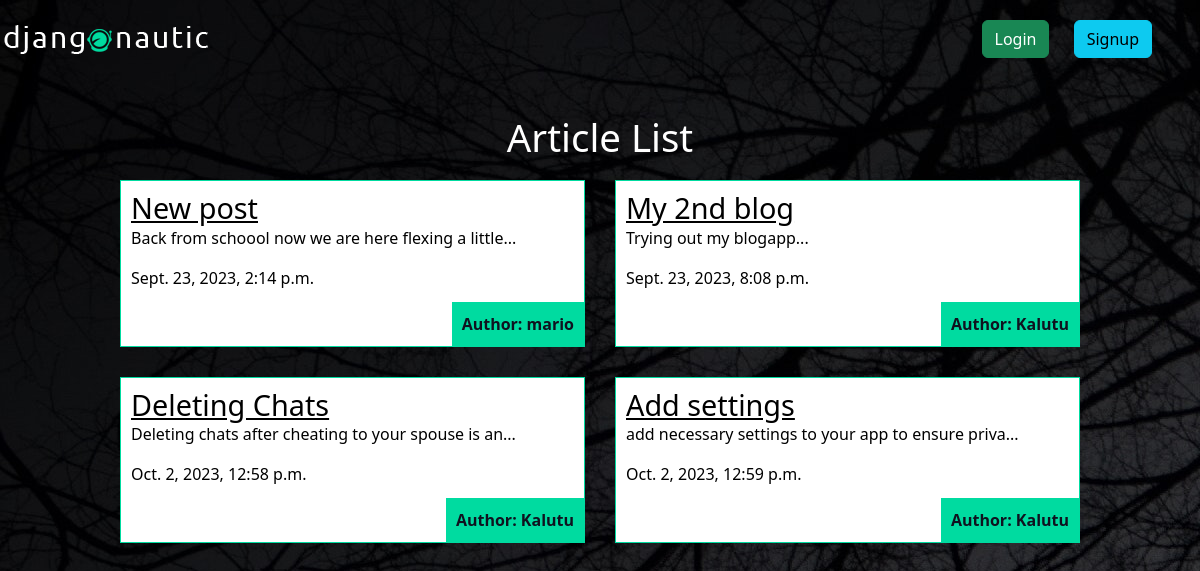
Before: / with the older database file.
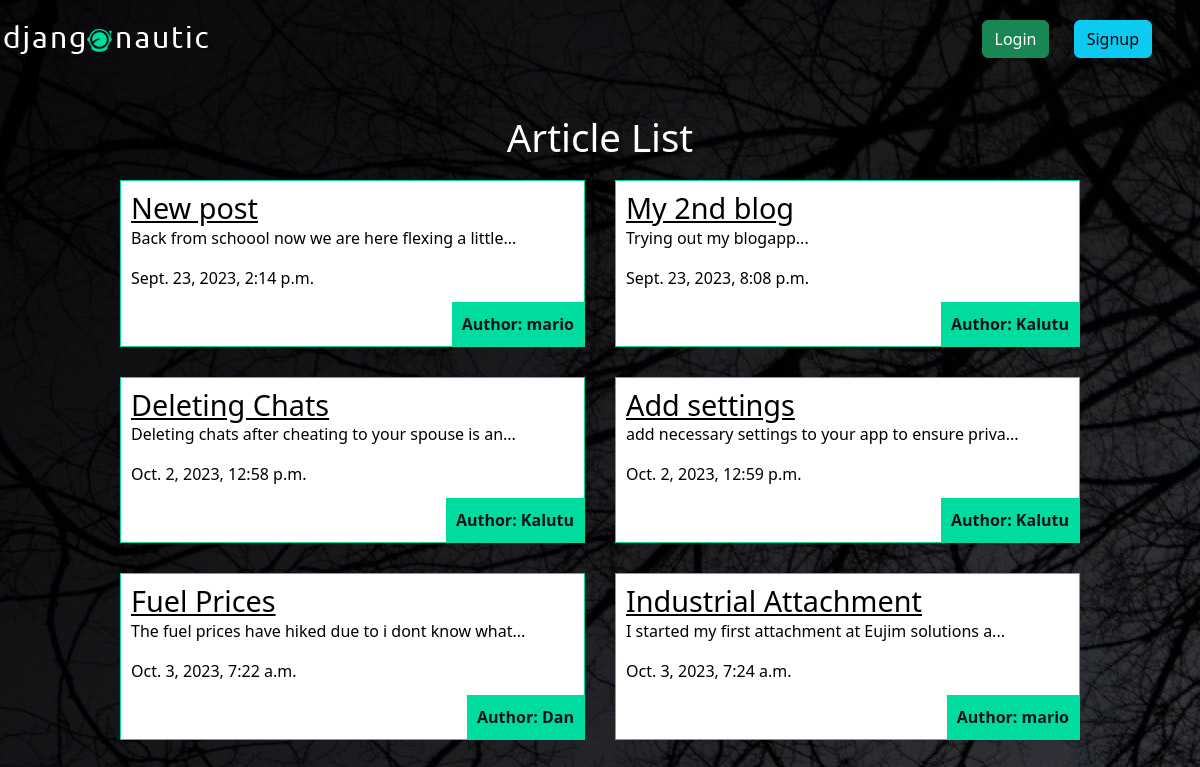
After: the same page with the newer database file.
### articles/models.py (models this page shows, shortened)
class Article(models.Model):
    title = models.CharField(max_length=100)
    slug = models.SlugField()
    body = models.TextField()
    date = models.DateTimeField(auto_now_add=True)
    thumb = models.ImageField(default="default.png", blank=True)
    author = models.ForeignKey(User, default=None, on_delete=models.CASCADE)
    def snippet(self):
        return self.body[:50] + "..."

### articles/views.py (the view)
# urls.py: path('', article_list, name='list'),
def article_list(request):
    articles = Article.objects.all().order_by('date')
    return render(request, 'articles/article_list.html', {"articles":articles})

### articles/templates/articles/article_list.html
{% extends 'base.html' %}
{% block content %}
    <h1>Article List</h1>
    <div class="articles">
        {% for article in articles %}
            <div class="article">
                <h2><a class="black" href="{% url 'articles:detail' slug=article.slug %}">{{article.title}}</a></h2>
                <p>{{article.snippet}}</p>
                <p>{{article.date}}</p>
                <p class="author">Author: {{ article.author }}</p>
            </div>
        {% endfor %}
    </div>
{% endblock %}

Changed rows visible on the page:
added Article: title "Fuel Prices", snippet "The fuel prices have hiked due to i dont know what...", date "Oct. 3, 2023, 7:22 a.m.", author "Dan"
added Article: title "Industrial Attachment", snippet "I started my first attachment at Eujim solutions a...", date "Oct. 3, 2023, 7:24 a.m.", author "mario"
